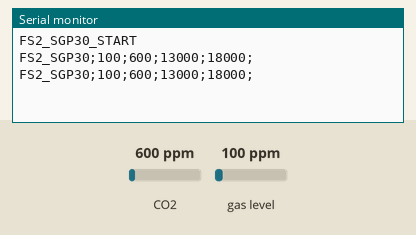
Bench run of a sketch on a simulated Arduino Uno, built with avr-gcc and run on an emulated ATmega328P. Parts: the last lines printed to the serial monitor. The test bench sets the inputs (shaded band); at power-on: CO2 600 ppm, gas level 100 ppm.

Above: at 1.8 s.
1.9 s: CO2 set to 452 ppm
At 2.8 s:
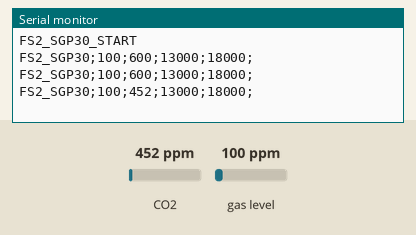
3.4 s: gas level set to 20 ppm
At 4.7 s:
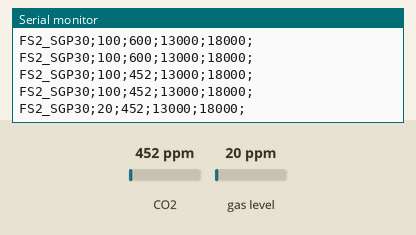
4.9 s: CO2 set to 1050 ppm
At 5.5 s:
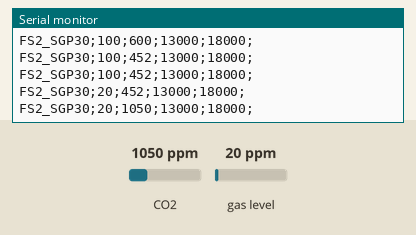
Timing chart, 0 to 7.9 s (numbered marks = the images above; inputs shaded):
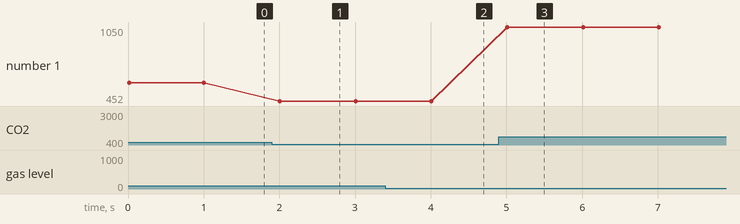

Measured:
- after the input at 1.9 s, the serial monitor: prints a new line after 0.11 s (image 1)
- after the input at 3.4 s, the serial monitor: prints a new line after 0.61 s (image 2)
- after the input at 4.9 s, the serial monitor: prints a new line after 0.11 s (image 3)
- plotted number 1: 600 → 452 after the input at 1.9 s, 452 → 1050 after the input at 4.9 s

The sketch:

FS2_SGP30.ino
```cpp
#include <Wire.h>
#include "Adafruit_SGP30.h"

Adafruit_SGP30 sgp;
int voc = 0;
int co2 = 0;
int h2 = 0;
int ethanol = 0;

uint32_t getAbsoluteHumidity(float temperature, float humidity) {
    // approximation formula from Sensirion SGP30 Driver Integration chapter 3.15
    const float absoluteHumidity = 216.7f * ((humidity / 100.0f) * 6.112f * exp((17.62f * temperature) / (243.12f + temperature)) / (273.15f + temperature)); // [g/m^3]
    const uint32_t absoluteHumidityScaled = static_cast<uint32_t>(1000.0f * absoluteHumidity); // [mg/m^3]
    return absoluteHumidityScaled;
}

void setup() {
  Serial.begin(9600);
  Serial.println("FS2_SGP30_START");

  if (! sgp.begin()){
    Serial.println("FS2_SGP30_Sensor_not_found");
    while (1);
  }
  // If you have a baseline measurement from before you can assign it to start, to 'self-calibrate'
  //sgp.setIAQBaseline(0x8E68, 0x8F41);  // Will vary for each sensor!
}

int counter = 0;
void loop() {
  if (! sgp.IAQmeasure()) {
    voc = 0;
    co2 = 0;
    return;
  } else {
    voc = sgp.TVOC;
    co2 = sgp.eCO2;
  }

  if (! sgp.IAQmeasureRaw()) {
    h2 = 0;
    ethanol = 0;
    return;
  }else{
    h2 = sgp.rawH2;
    ethanol = sgp.rawEthanol;
  }
  Serial.println("FS2_SGP30;" + String(voc) + ";" + String(co2) + ";" + String(h2) + ";" + String(ethanol) + ";");

  delay(1000);
  /*
  counter++;
  if (counter == 30) {
    counter = 0;

    uint16_t TVOC_base, eCO2_base;
    if (! sgp.getIAQBaseline(&eCO2_base, &TVOC_base)) {
      Serial.println("Failed to get baseline readings");
      return;
    }
    Serial.print("****Baseline values: eCO2: 0x"); Serial.print(eCO2_base, HEX);
    Serial.print(" & TVOC: 0x"); Serial.println(TVOC_base, HEX);
  }*/
}
```
